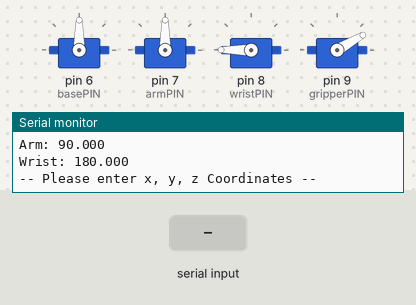
A sketch run on a simulated Arduino Leonardo, built with avr-gcc and run on an emulated ATmega32U4. Parts: 4 × servo, the last lines printed to the serial monitor. The inputs (shaded band) are chosen by the test bench.

Above: at 3.1 s.
3.2 s: "90,45,200\n" received over Serial
At 3.87 s:
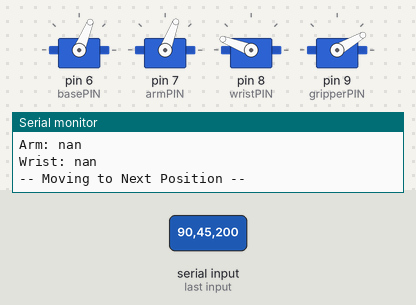
At 4.48 s:
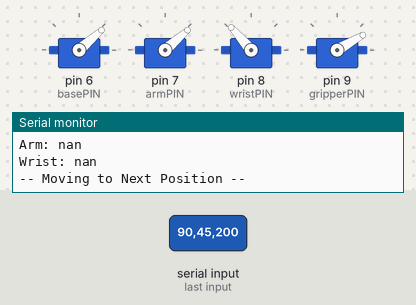
6.2 s: "30,150,10\n" received over Serial
At 8.78 s:
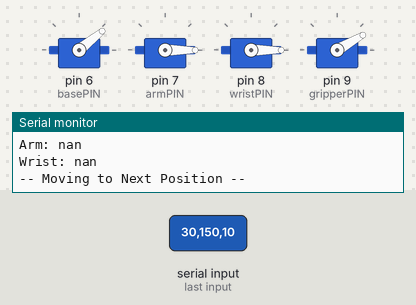
9.2 s: "1,90\n" received over Serial
Timing chart, 0 to 13.6 s (numbered marks = the images above; inputs shaded):
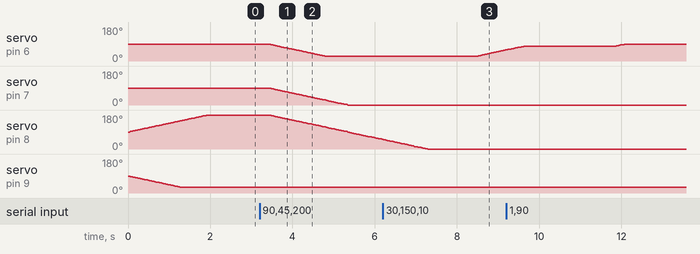

The sketch:

lab_2_ii_2.ino
```cpp
/*
*   Lab 2 - II.2
*
*
*/

#include <VarSpeedServo.h>

// setting up storage variables needed
float jointAngles[4];
float endEffectorPos[3];

// setting constant variables needed
const float armLengths[4] = {6, 8, 8, 6};    // setting constant robot arm lengths between joints
const float angleOffsets[4] = {0, 0, 180, 30}; // angle offset constants for joint angle calculations
const int debug = true;                      // debug boolean for serial monitor display

// setting up PIN constants
const int basePIN = 6;
const int armPIN = 7;
const int wristPIN = 8;
const int gripperPIN = 9;

// setting up the servos given from VarSpeedServo.cpp
VarSpeedServo baseServo;
VarSpeedServo armServo;
VarSpeedServo wristServo;
VarSpeedServo gripperServo;

// default speeds for servos as indexed
int defaultSpeed[4] = {30, 30, 30, 30};


/*
*   FUNCTION:
*       Moves the servos to current joint angles given by jointAngles[]. Does
*       so at given speed else default speed.
*
*   INPUT:
*       Speed for each servo to go.
*
*   OUPUT:
*       nil.
*/
void change_servoPos(int servoSpeed[4] = defaultSpeed)
{
    // iterate over each global joint angle
    for (int i = 0; i < sizeof(jointAngles) / sizeof(jointAngles[0]); i++)
    {
        // depending on which angle index we have switch to required servo
        switch (i)
        {
        case 0:
            baseServo.write(jointAngles[i] + angleOffsets[0], servoSpeed[i]);
            break;
        case 1:
            armServo.write(jointAngles[i] + angleOffsets[1], servoSpeed[i]);
            break;
        case 2:
            wristServo.write(jointAngles[i] + angleOffsets[2], servoSpeed[i]);
            break;
        case 3:
            gripperServo.write(jointAngles[i] + angleOffsets[3], servoSpeed[i]);
            break;
        }
    }

    // make program wait for servos to finish
    baseServo.wait();
    armServo.wait();
    wristServo.wait();
    gripperServo.wait();
}


/*
*   FUNCTION:
*       Moves the arm to given array of angles. Does so by first updating the new position,
*       then changes to servos position as required. And lastly prints results if desired.
*
*   INPUT:
*       float nextAngles[] -> angles to move servo to
*       bool disp = debug -> boolean for display in serial monitor
*       int servoSpeed[4] = defaultSpeed -> speed at which servos will move
*
*   OUTPUT:
*       nil.
*/
void move_toAngles(float nextAngles[], bool disp = debug, int servoSpeed[4] = defaultSpeed)
{
    // determine next position
    if (disp)
        Serial.println("-- Calculating Next Position --");
    calc_FK(jointAngles);
    if (disp)
        print_currentPos();

    // and move to the next position with given speeds
    if (disp)
        Serial.println("-- Moving to Next Position --");
    change_servoPos(servoSpeed);

    // and print current angles
    if (disp)
        print_currentAngles();
}

/*
*   FUNCTION:
*       Moves the arm to given array of cartesian points. Does so by first updating the
*       new position joint angles, then changes to servos position as required. And
*       lastly prints results if desired.
*
*   INPUT:
*       float nextPos[] -> end effector positions to move to
*       bool disp = debug -> boolean for display in serial monitor
*       int servoSpeed[4] = defaultSpeed -> speed at which servos will move
*
*   OUTPUT:
*       nil.
*/
void move_toPos(float nextPos[], bool disp = debug, int servoSpeed[4] = defaultSpeed) {
    // determine next position joint angles
    if (debug) Serial.println("-- Calculating Next Position --");
    calc_IK(endEffectorPos);
    if (debug) print_currentAngles();

    // and move to the next position with given speeds
    if (debug) Serial.println("-- Moving to Next Position --");
    change_servoPos(servoSpeed);

    // and print current position
    if (debug) print_currentPos();
}

// initialization of Arduino program
void setup()
{
    // open serial port for debugging
    Serial.begin(9600);

    // initialise end effector and joint joint angles
    jointAngles[0] = 90;  // base rotation
    jointAngles[1] = 90;  // arm rotation
    jointAngles[2] = 0; // wrist rotation
    jointAngles[3] = 0;   // gripper rotation

    // attaching Arduino PINs and Servo Pins
    baseServo.attach(basePIN);
    armServo.attach(armPIN);
    wristServo.attach(wristPIN);
    gripperServo.attach(gripperPIN);

    // reseting arm to default position as given previously in setup()
    change_servoPos();

    // determine current cartesian coordinates
    calc_FK(jointAngles);

    // and print to serial monitor the current positioning
    if (debug)
    {
        print_currentPos();
        print_currentAngles();
    }
}

// Arduino main loop program
void loop()
{
    // read input initially
    Serial.println("-- Please enter x, y, z Coordinates --");
    while (!Serial.available()) {}
    endEffectorPos[0] = Serial.parseFloat();
    Serial.print("x: ");
    Serial.println(endEffectorPos[0]);
    delay(100);
    while (!Serial.available()) {}
    endEffectorPos[1] = Serial.parseFloat();
    Serial.print("y: ");
    Serial.println(endEffectorPos[1]);
    delay(100);
    while (!Serial.available()) {}
    endEffectorPos[2] = Serial.parseFloat();
    Serial.print("z: ");
    Serial.println(endEffectorPos[2]);

    // move to chosen location
    move_toPos(endEffectorPos);

    delay(1000);
}

/*
*   FUNCTION:
*       Displays in the serial monitor the Current Position in Cartesian Coordinates
*
*   INPUT:
*       nil.
*
*   OUPUT:
*       nil.
*/
void print_currentPos()
{
    Serial.println("-- Current Position --");
    Serial.print("x: ");
    Serial.println(endEffectorPos[0], 3);
    Serial.print("y: ");
    Serial.println(endEffectorPos[1], 3);
    Serial.print("z: ");
    Serial.println(endEffectorPos[2], 3);
}

/*
*   FUNCTION:
*       Displays in the serial monitor the Current Angles in Degrees
*
*   INPUT:
*       nil.
*
*   OUPUT:
*       nil.
*/
void print_currentAngles()
{
    Serial.println("-- Current Angles --");
    Serial.print("Base: ");
    Serial.println(jointAngles[0] + angleOffsets[0], 3);
    Serial.print("Arm: ");
    Serial.println(jointAngles[1] + angleOffsets[1], 3);
    Serial.print("Wrist: ");
    Serial.println(jointAngles[2] + angleOffsets[2], 3);
}

/*
*   FUNCTION:
*       Calculates and saves the end effector position for given joint angle values
*
*   INPUT:
*       float jointAngles[] -> array of angles given as float data
*
*   OUPUT:
*       nil.
*       => however saves resulting end effector cartesian coordinates to global endEffectorPos[] array
*/
void calc_FK(float jointAngles[])
{
    float radius = armLengths[1] * cos(jointAngles[1] * DEG_TO_RAD) + armLengths[2] * cos((jointAngles[1] + jointAngles[2]) * DEG_TO_RAD) + armLengths[3];

    endEffectorPos[0] = radius * cos(jointAngles[0] * DEG_TO_RAD);
    endEffectorPos[1] = radius * sin(jointAngles[0] * DEG_TO_RAD);
    endEffectorPos[2] = armLengths[0] + armLengths[1] * sin(jointAngles[1] * DEG_TO_RAD) + armLengths[2] * sin(jointAngles[1] * DEG_TO_RAD + jointAngles[2] * DEG_TO_RAD);
}

/*
*   FUNCTION:
*       Calculates and saves the joint angles for given end effector cartesian coordinates
*
*   INPUT:
*       float endEffectorPos[] -> array of end effector values given as float data
*
*   OUPUT:
*       nil.
*       => however saves resulting joint angles calculated into global jointAngles[]
*/
void calc_IK(float endEffectorPos[])
{
    float r1 = sqrt(sq(endEffectorPos[0]) + sq(endEffectorPos[1])) - armLengths[3];
    float r2 = endEffectorPos[2] - armLengths[0];
    float r3 = sqrt(sq(r1) + sq(r2));

    jointAngles[0] = (atan2(endEffectorPos[1], endEffectorPos[0])) * RAD_TO_DEG;
    jointAngles[1] = 180 - (atan2(r2, r1) + acos((sq(armLengths[1]) + sq(r1) + sq(r2) - sq(armLengths[2]))/(2 * armLengths[1] * r3))) * RAD_TO_DEG;
    jointAngles[2] = -(90 - acos((sq(armLengths[1]) + sq(armLengths[2]) - sq(r1) - sq(r2)) / (2 * armLengths[1] * armLengths[2])) * RAD_TO_DEG);

    if (jointAngles[2] + angleOffsets[2] > 180) jointAngles[2] = 0;
}
```

Measured:
- after the input at 3.2 s, servo on pin 6 (basePIN): moves from 90° to 26° over 1.4 s, starting after 0.23 s; servo on pin 7 (armPIN): moves from 90° to 0° over 1.9 s, starting after 0.23 s; servo on pin 8 (wristPIN): moves from 180° to 51° over 2.8 s, starting after 0.23 s
- after the input at 6.2 s, servo on pin 6 (basePIN): moves from 26° to 59° over 0.66 s, starting after 2.3 s
